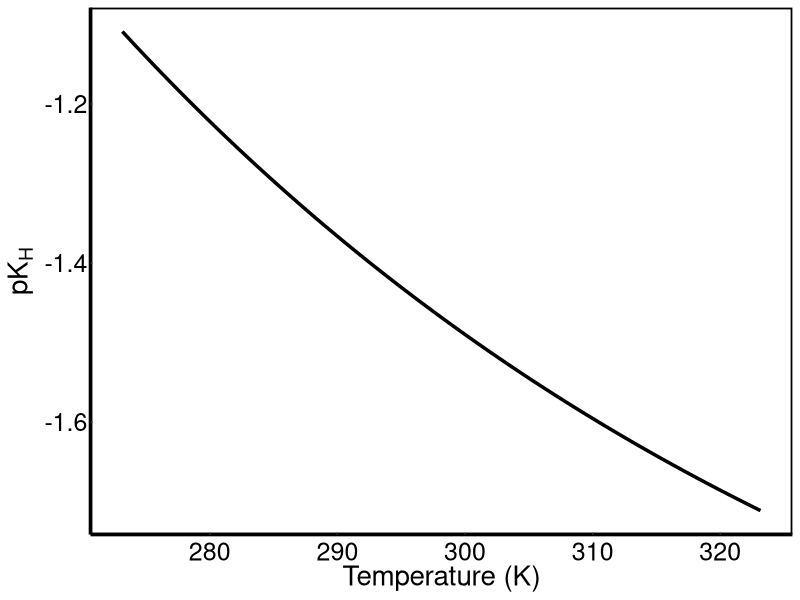
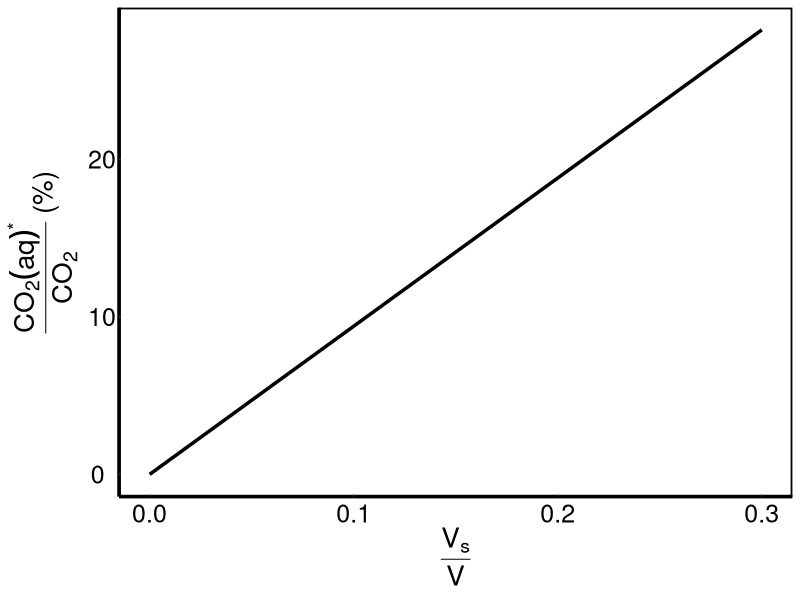
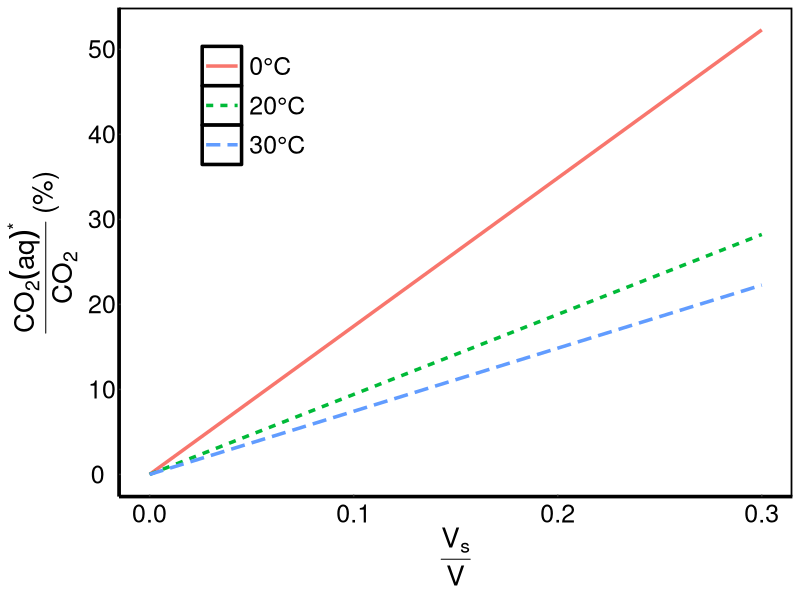
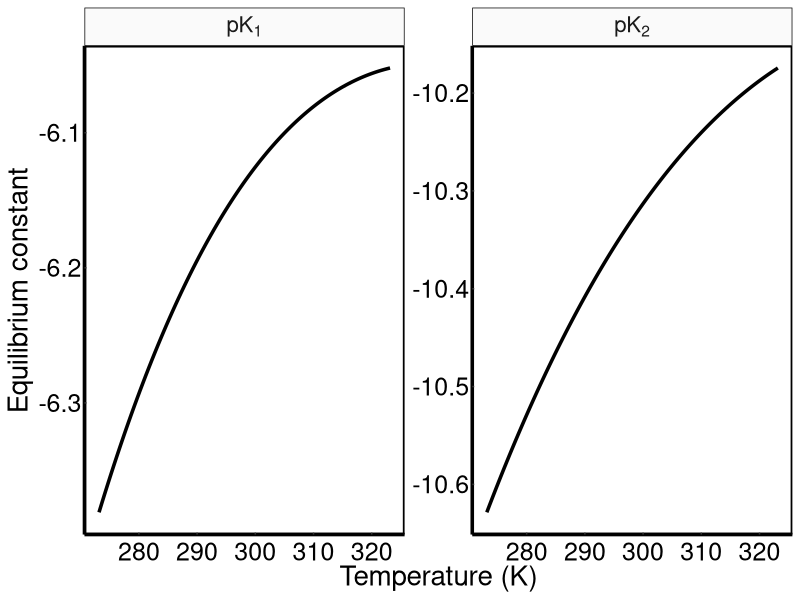
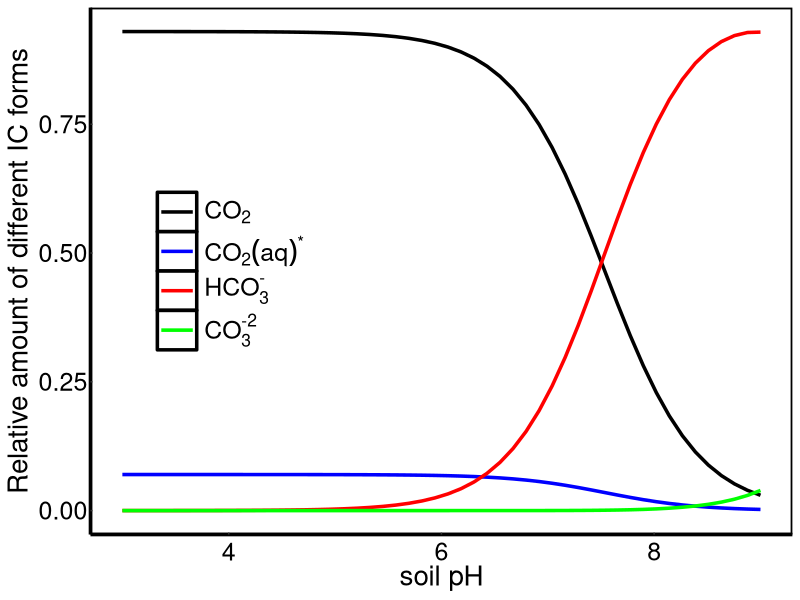
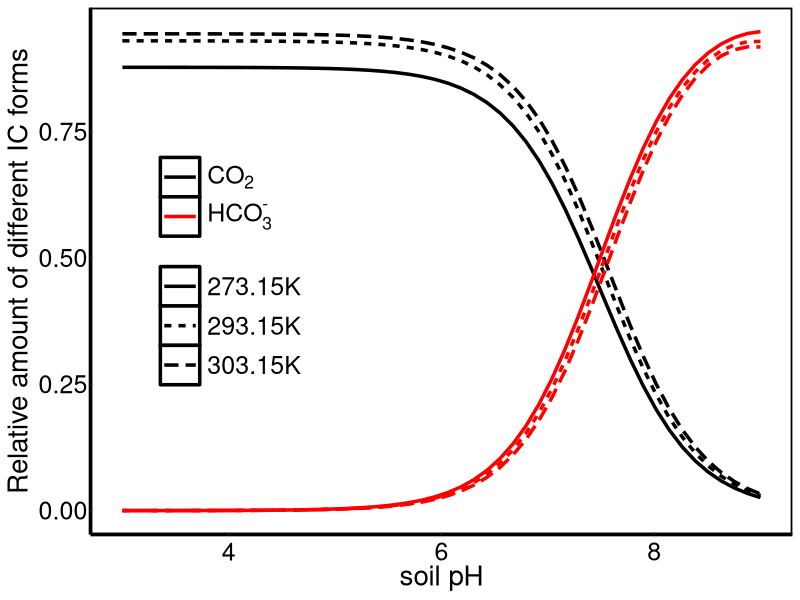
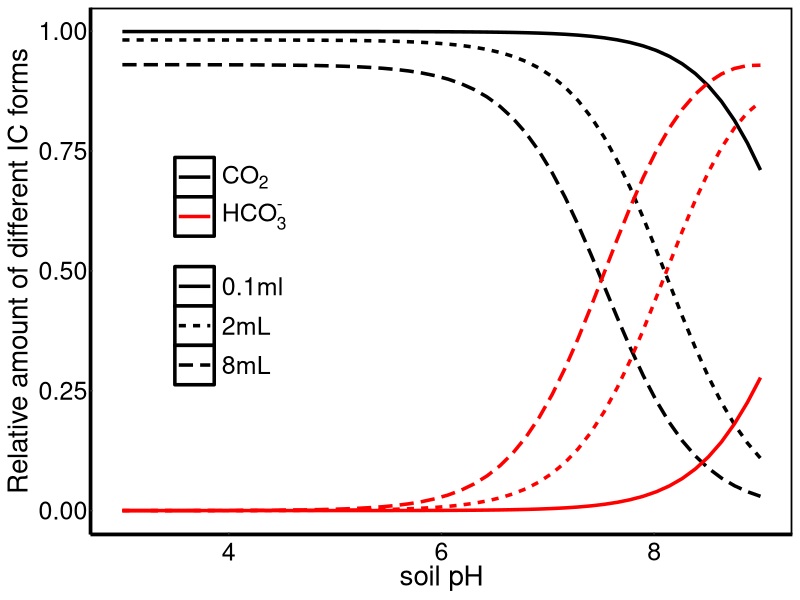
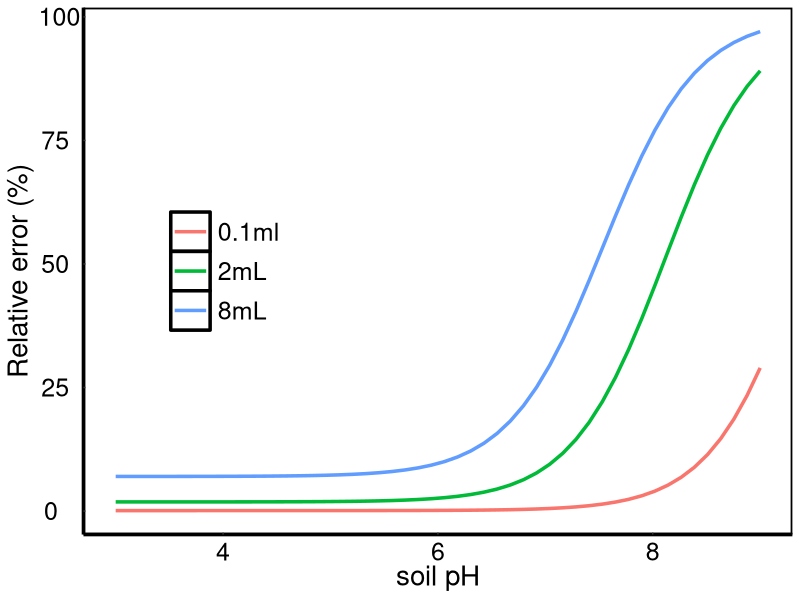

Write the R code that produced these figures, in order.
## ---- chunk 1
#| include: false
#| warning: false
#| echo: false

library(ggplot2)
theme_min<-theme(axis.text.x=element_text(vjust=0.2, size=18, colour="black"),
                 axis.text.y=element_text(hjust=0.2, size=18, colour="black"),
                 axis.title=element_text(size=20, colour="black"),
                 axis.line = element_line(linewidth = 1.2, color = "black"),
                 strip.text=element_text(size=16, face="bold"),
                 axis.ticks.x.top = element_line(color = "black"),
                 axis.ticks.y.right = element_line(color = "black"),
                 axis.ticks.length=unit(-0.05, "cm"),
                 panel.background=element_blank(),
                 panel.border = element_rect(linewidth = 1.2, fill = NA),
                 panel.grid=element_blank(),
                 legend.text=element_text(size=18, colour="black"),
                 legend.title=element_text(size=18, colour="black"),
                 legend.key.size=unit(1, "cm"),
                 strip.background=element_rect(fill="grey98", colour="black"),
                 legend.key=element_rect(fill="white", linewidth=1.2),
                 plot.title=element_text(size=28, face="bold", hjust=-0.05))

## ---- chunk 2
#| echo: true
#| warning: false
#| code-fold: true

#universal gas constant in L * atm *mol ⁻1  K⁻1
R <- 0.082

#Headspace CO2 concentration in ppm as provided by GC (beta)
beta <- 450

#Headspace volume (V) in mL
V <- 100

#Atmospheric pressure (p) in atm
p <- 1

#Temperature (T) in K
Temp <- 293.15

#Result is headspace CO2 concentration in mmol
round(beta * 10^-6* p * V / R / Temp, 4) #mmol 

## ---- chunk 3
#| echo: true
#| warning: false
#| code-fold: true

#universal gas constant in L * atm *mol ⁻1  K⁻1
R <- 0.082

#Headspace CO2 concentration in ppm as provided by GC (beta)
beta <- 10^4 - 450

#Headspace volume (V) in mL
V <- 100

#Atmospheric pressure (p) in atm
p <- 1

#Temperature (T) in K
Temp <- 293.15

#Result is headspace CO2 concentration in mmol
round(beta * 10^-6* p * V / R / Temp, 4) #mmol 

## ---- chunk 4
#| echo: true
#| warning: false
#| code-fold: true


#Temperature at which the container was closed in K (T1)
T1 <-  293.15
#Incubation temperature in K (T2)
T2 <-  303.15
#Atmospheric pressure (p) in atm
p <- 1
#Result is a pressure change in headspace of closed container in atm

round(p*( T2/T1-1), 3)
## ---- chunk 5
#| echo: true
#| warning: false
#| code-fold: true

#Temperature at which the container was closed in K (T1)
T1 = 293.15
#Incubation temperature in K (T2)
T2 = 303.15
#Result is a relative error of the result in %

round((T1/T2-1) *100 , 1)

## ---- chunk 6
#| echo: true
#| warning: false
#| code-fold: true
#| label: fig-pK0againstT
#| fig-height: 5
#| fig-width: 6
#| fig-cap: "Relationship between the temperature and Henry's law constant $pK_H$ for $CO_2$." 



#Define range of temperatures between 0 and 50°C = 273.15 - 323.15 K
TpK0 = seq(273.15, 323.15, length.out = 100)

#Calculate pK0 according to equation above
pK0 = 108.386 + 0.01985076*TpK0-6919.53/TpK0-40.45154*log10(TpK0)+669365/TpK0^2

#Plot the relationship
ggplot(data = data.frame(TpK0, pK0), aes(TpK0, pK0)) + geom_line(lwd = 1.2) +
 xlab('Temperature (K)') + ylab(expression(paste(pK[H]))) + 
 theme_min


## ---- chunk 7
#| echo: true
#| warning: false
#| code-fold: true


#Volume of soil water (Vs) in mL
Vs = 8
#Temperature (T) in K
Temp = 293.15
#Atmospheric pressure (p) in atm
p = 1
#Headspace CO2 concentration in ppm as provided by GC (beta)
beta = 450
# #pK0 at temperature T
# pK0 = 108.386 + 0.01985076*Temp-6919.53/Temp-40.45154*log10(Temp)+669365/Temp^2;
# #Amount of H2CO3 in mmols
# H2CO3 = 10^(pK0)*beta*10^-6*p*Vs
# print(pK0)
# print(H2CO3)
# #Calculated amount of H2CO3 divided by the amount of CO2 in the headspace in %
# H2CO3/CO2*100

# pK_H
round(
  108.386+0.01985076*Temp-6919.53 / Temp-40.45154*log10(Temp)+669365 / Temp^2,
      2)

# CO_2aq* in mmol
round(
  10^(108.386+0.01985076 * Temp-6919.53 / Temp-40.45154 * log10(Temp)+669365 / Temp^2) * beta*10^-6*p*Vs, 
  6)

# CO_2aq* / CO_2 in %
round(
  (10^(108.386 + 0.01985076*Temp-6919.53/Temp-40.45154*log10(Temp)+669365/Temp^2)* beta*10^-6*p*Vs)/ (beta*10^-6*p*100/0.082/Temp)*100,
  1)

## ---- chunk 8
#| echo: true
#| warning: false
#| code-fold: true

#Temperature (T) in K
Temp = 273.15

# pK_H
round(
  108.386+0.01985076*Temp-6919.53 / Temp-40.45154*log10(Temp)+669365 / Temp^2,
      2)

# CO_2aq* in mmol
round(
  10^(108.386+0.01985076 * Temp-6919.53 / Temp-40.45154 * log10(Temp)+669365 / Temp^2) * beta*10^-6*p*Vs, 
  6)

# CO_2aq* / CO_2 in %
round(
  (10^(108.386 + 0.01985076*Temp-6919.53/Temp-40.45154*log10(Temp)+669365/Temp^2)* beta*10^-6*p*Vs)/ (beta*10^-6*p*100/0.082/Temp)*100,
  1)
## ---- chunk 9
#| echo: true
#| warning: false
#| code-fold: true
#| label: fig-waterContent
#| fig-height: 5
#| fig-width: 6
#| fig-cap: "Relationship between the relative amount of $CO_2(aq)^{*}$ per $CO_2(gas)$ and relative volume of soil water $V_s$ in respect to headspace volume $V$ in a closed cotainer" 

#Let the nondimensional ratio between Vs (soil water volume in mL) and V %(headspace volume in mL) vary between 0 and 0.3
VsToV = seq(0,0.3, length.out = 50)
# pK0 at 20°C 
pK0 = 108.386 + 0.01985076*293.15-6919.53/293.15-40.45154*log10(293.15)+669365/293.15^2
#The relative proportion between H2CO3 and CO2 at 20°C in % is then
H2CO3_CO2 = 10^(pK0)*0.082*293.15*VsToV*100
#Plot the relationship
ggplot(data = data.frame(VsToV, H2CO3_CO2),aes(VsToV, H2CO3_CO2)) +
  geom_line(lwd = 1.2) +
  xlab(expression(paste(frac(V[s], V)))) +
  ylab(expression(paste(frac(CO[2](aq)^{'*'}, CO[2]), " (%)"))) + 
  theme_min

## ---- chunk 10
#| echo: true
#| warning: false
#| code-fold: true
#| label: fig-temperature
#| fig-height: 5
#| fig-width: 6
#| fig-cap: "Relationship between the relative amount of $CO_2(aq)^{*}$ $CO_2(gas)$ and relative volume of soil water $V_s$ in respect to headspace volume $V$ in a closed cotainer incubated at three different temperatures 0, 20 and 30°C" 

#We have three different temperatures - 0, 20 and 30°C
Temps <- matrix(c(273.15, 293.15, 303.15), nrow = 1);
#Therefore, we need three different values of pK0
pK0s = 108.386 + 0.01985076*Temps-6919.53/Temps-40.45154*log10(Temps)+669365/Temps^2;
#Let the nondimensional ratio between Vs (soil water volume in mL) and V %(headspace volume in mL) vary between 0 and 0.3
VsToV = seq(0,0.3, length.out = 50);
#The relative proportion between H2CO3 and CO2 at three different temperatures in % is
H2CO3_CO2s = VsToV%*%(10^(pK0s)*Temps)*0.082*100;
fig3Data <- data.frame(H2CO3_CO2 = as.numeric(H2CO3_CO2s), VsToV = rep(VsToV, times = 3), Legend = rep(c('0°C', '20°C', '30°C'), each = length(VsToV)))
ggplot(fig3Data, aes(VsToV, H2CO3_CO2)) + 
  geom_line(lwd = 1.2, aes(color = Legend, linetype = Legend)) + 
  theme_min +
  xlab(expression(paste(frac(V[s], V)))) +
  ylab(expression(paste(frac(CO[2](aq)^{'*'}, CO[2]), " (%)"))) +
  theme(legend.title = element_blank(), legend.position = c(0.2, 0.8))
## ---- chunk 11
#| echo: true
#| warning: false
#| code-fold: true

#Headspace volume (V) in mL
V = 100
#Volume of soil water (Vs) in mL
Vs = 8
#Incubation temperatures in K
Temp1 = 293.15
Temp2 = 303.15

round(
  2*(Temp2/Temp1)*( V/0.082/ Temp2 + 10^(108.386 + 0.01985076* Temp2-6919.53/ Temp2-40.45154*log10( Temp2)+669365/ Temp2^2)* Vs)/
               ( V/0.082/ Temp1 + 10^(108.386 + 0.01985076* Temp1-6919.53/ Temp1-40.45154*log10( Temp1)+669365/ Temp1^2)* Vs), 2)

## ---- chunk 12
#| echo: true
#| warning: false
#| code-fold: true
#| label: fig-temperature_pKs
#| fig-height: 5
#| fig-width: 10
#| fig-cap: "Relationship between the temperature and equilibrium constants $pK_1$ and $pK_2$" 

#Define range of temperatures between 0 and 50°C = 273.15 - 323.15 K
TpK0 = seq(273.15, 323.15, length.out = 100);
#Calculate pK0 according to eq. 32
pK1 = -356.3094 - 0.0601964*TpK0 + 21834.37/TpK0 + 126.8339*log10(TpK0) - 1684915/TpK0^2;
pK2 = -107.8871 - 0.03252849*TpK0 + 5151.79/TpK0 + 38.92561*log10(TpK0) - 563713.9/TpK0^2;
pK_labeller <- as_labeller(c(a="pK[1]", b="pK[2]"), default = label_parsed)
#Plot the relationship
ggplot(data = data.frame(Temperature = c(TpK0, TpK0), pK = c(pK1, pK2), Legend = rep(c("a", "b"), each = length(TpK0))), 
       aes(Temperature, pK)) + geom_line(lwd = 1.2) +
 xlab('Temperature (K)') + ylab('Equilibrium constant') + facet_wrap(~Legend, scales = 'free_y', labeller = pK_labeller) + 
 theme_min

## ---- chunk 13
#| echo: true
#| warning: false
#| code-fold: true
#| label: fig-relAmountICs
#| fig-height: 6
#| fig-width: 10
#| fig-cap: "Distribution of relative amounts of $CO_2(gas)$, $CO_2(aq)^{*}$, $HCO_3^{-}$ and $CO_3^{-2}$ along the gradient of soil pH, for $V = 100mL$, $V_s = 8 mL$ at $T = 293.15K$" 

#Headspace volume (V) in mL
V = 100
#Volume of soil water (Vs) in mL
Vs = 8
#Incubation temperature in K
Temp = 293.15
#Gradient of soil pH
pH = seq(3, 9, length.out = 50)


  
  #Constants pK0, pK1 and pK2 calculated using eqs. 18, 31 and 32
  pK0 = 108.386 + 0.01985076* Temp-6919.53/ Temp-40.45154*log10( Temp)+669365/ Temp^2;
  pK1 = -356.3094 - 0.06091964* Temp + 21834.37/ Temp + 126.8339*log10( Temp) - 1684915/ Temp^2;
  pK2 = -107.8871 - 0.03252849* Temp + 5151.79/ Temp + 38.92561*log10( Temp) - 563713.9/ Temp^2;
  #CO2/IC in eq. 34 divided by eq. 38
  CO2 =  V/0.082/ Temp/( V/0.082/ Temp+ Vs*(10^pK0 + 10^(pK0 + pK1 + pH) + 10^(pK0 + pK1 + pK2 + 2*pH)));
  #H2CO3/IC in eq. 35 divided by eq. 38
  H2CO3 = 10^pK0* Vs/( V/0.082/ Temp+ Vs*(10^pK0 + 10^(pK0 + pK1 + pH) + 10^(pK0 + pK1 + pK2 + 2*pH)));
  #HCO3-/IC in eq. 36 divided by eq. 38
  HCO3 = 10^(pK0 + pK1 + pH)* Vs/( V/0.082/ Temp+ Vs*(10^pK0 + 10^(pK0 + pK1 + pH) + 10^(pK0 + pK1 + pK2 + 2*pH)));
  #CO3-2/IC in eq. 37 divided by eq. 38
  CO3 = 10^(pK0 + pK1 + pK2 + 2*pH)* Vs/( V/0.082/ Temp+ Vs*(10^pK0 + 10^(pK0 + pK1 + pH) + 10^(pK0 + pK1 + pK2 + 2*pH)));
  
  fig5Data <- data.frame(IC = c(CO2, H2CO3, HCO3, CO3), pH = rep(pH, 4), Legend = rep(c('a', 'b', 'c', 'd'), each = length(pH)))
  #IC_labeller <- as_labeller(c(a="CO_2", b="CO_2(aq)^{*}", c = "HCO_3^-", d = "CO_3^{-2}"), default = label_parsed)
  
  ggplot(data = fig5Data, aes(pH, IC)) + geom_line(lwd = 1.2, aes(color = Legend)) + scale_color_manual(values = c('black', 'blue', 'red', 'green'),
    labels = c(
    a = expression(paste(CO[2])),
    b = expression(paste(CO[2](aq)^{'*'})),
    c = expression(paste(HCO[3]^{"-"})),
    d = expression(paste(CO[3]^{"-2"}))
  )) +
    xlab('soil pH') + ylab('Relative amount of different IC forms') +
    theme_min + theme(legend.title = element_blank(), legend.position = c(0.2, 0.5))


## ---- chunk 14
#| echo: true
#| warning: false
#| code-fold: true
#| label: fig-relAmountICsTemp
#| fig-height: 6
#| fig-width: 10
#| fig-cap: "Distribution of relative amounts of gaseous $CO_2$ and $HCO_3^{-}$ along the gradient of soil pH at three different temperatures 0, 20 and 30°C" 


#Headspace volume (V) in mL
V12 = 100
#Volume of soil water (Vs) in mL
Vs12 = 8
#Incubation temperatures in K
Temp112 = 273.15
Temp212 = 303.15
#Gradient of soil pH
pH12 = seq(3, 9, length.out = 50)


  
  #Constants pK0, pK1 and pK2 calculated using eqs. 18, 31 and 32
  pK012 = 108.386 + 0.01985076*293.15-6919.53/293.15-40.45154*log10(293.15)+669365/293.15^2;
  pK112 = -356.3094 - 0.06091964*293.15 + 21834.37/293.15 + 126.8339*log10(293.15) - 1684915/293.15^2;
  pK212 = -107.8871 - 0.03252849*293.15 + 5151.79/293.15 + 38.92561*log10(293.15) - 563713.9/293.15^2;
  pK0_012 = 108.386 + 0.01985076* Temp112-6919.53/ Temp112-40.45154*log10( Temp112)+669365/ Temp112^2;
  pK1_012 = -356.3094 - 0.06091964* Temp112 + 21834.37/ Temp112 + 126.8339*log10( Temp112) - 1684915/ Temp112^2;
  pK2_012 = -107.8871 - 0.03252849* Temp112 + 5151.79/ Temp112 + 38.92561*log10( Temp112) - 563713.9/ Temp112^2;
  pK0_3012 = 108.386 + 0.01985076* Temp212-6919.53/ Temp212-40.45154*log10( Temp212)+669365/ Temp212^2;
  pK1_3012 = -356.3094 - 0.06091964* Temp212 + 21834.37/ Temp212 + 126.8339*log10( Temp212) - 1684915/ Temp212^2;
  pK2_3012 = -107.8871 - 0.03252849* Temp212 + 5151.79/ Temp212 + 38.92561*log10( Temp212) - 563713.9/ Temp212^2;
  
  #CO2/IC in eq. 34 divided by eq. 38
  CO212 =  V12/0.082/293.15/( V12/0.082/293.15+ Vs12*(10^pK012 + 10^(pK012 + pK112 + pH12) + 10^(pK012 + pK112 + pK212 + 2*pH12)));
  CO2_012 =  V12/0.082/ Temp112/( V12/0.082/ Temp112+ Vs12*(10^pK0_012 + 10^(pK0_012 + pK1_012 + pH12) + 10^(pK0_012 + pK1_012 + pK2_012 + 2*pH12)));
  CO2_3012 =  V12/0.082/ Temp212/( V12/0.082/ Temp212+ Vs12*(10^pK0_3012 + 10^(pK0_3012 + pK1_3012 + pH12) + 10^(pK0_3012 + pK1_3012 + pK2_3012 + 2*pH12)));
  #HCO3-/IC in eq. 36 divided by eq. 38
  HCO312 = 10^(pK012 + pK112 + pH12)* Vs12/( V12/0.082/293.15+ Vs12*(10^pK012 + 10^(pK012 + pK112 + pH12) + 10^(pK012 + pK112 + pK212 + 2*pH12)));
  HCO3_012 = 10^(pK0_012 + pK1_012 + pH12)* Vs12/( V12/0.082/ Temp112+ Vs12*(10^pK0_012 + 10^(pK0_012 + pK1_012 + pH12) + 10^(pK0_012 + pK1_012 + pK2_012 + 2*pH12)));
  HCO3_3012 = 10^(pK0_3012 + pK1_3012 + pH12)* Vs12/( V12/0.082/ Temp212+ Vs12*(10^pK0_3012 + 10^(pK0_3012 + pK1_3012 + pH12) + 10^(pK0_3012 + pK1_3012 + pK2_3012 + 2*pH12)));
  
  fig6Data <- data.frame(IC = c(CO212, CO2_012, CO2_3012, HCO312, HCO3_012, HCO3_3012), pH = rep(pH12, 6), 
                         ICform = rep(c('a', 'a', 'a', 'b', 'b', 'b'), each = length(pH12)),
                         Temperature = rep(c('293.15K', '273.15K', '303.15K', '293.15K', '273.15K', '303.15K'), each = length(pH12)))
  #IC_labeller <- as_labeller(c(a="CO_2", b="CO_2(aq)^{*}", c = "HCO_3^-", d = "CO_3^{-2}"), default = label_parsed)
  
  ggplot(data = fig6Data, aes(pH, IC)) + geom_line(lwd = 1.2, aes(color = ICform, linetype = Temperature)) + 
    scale_color_manual(values = c('black', 'red'),
    labels = c(
    a = expression(paste(CO[2])),
    b = expression(paste(HCO[3]^{"-"}))
  )) +
    xlab('soil pH') + ylab('Relative amount of different IC forms') +
    theme_min + theme(legend.title = element_blank(), legend.position = c(0.2, 0.5))

## ---- chunk 15
#| echo: true
#| warning: false
#| code-fold: true
#| label: fig-relAmountICsWater
#| fig-height: 6
#| fig-width: 10
#| fig-cap: "Distribution of relative amounts of $CO_2(gas)$ and $HCO_3^{-}$ along a gradient of soil pH at three different volumes of soil water 0.1, 2 and 8mL" 


#Headspace volume (V) in mL
V = 100
#Incubation temperatures in K
Temp = 293.15
#Volume of soil water (Vs) in mL
Vs1 = 2
Vs2 = 0.1

#Gradient of soil pH
pH = seq(3, 9, length.out = 50)


  
  #Constants pK0, pK1 and pK2 calculated using eqs. 18, 31 and 32
  pK0 = 108.386 + 0.01985076* Temp-6919.53/ Temp-40.45154*log10( Temp)+669365/ Temp^2;
  pK1 = -356.3094 - 0.06091964* Temp + 21834.37/ Temp + 126.8339*log10( Temp) - 1684915/ Temp^2;
  pK2 = -107.8871 - 0.03252849* Temp + 5151.79/ Temp + 38.92561*log10( Temp) - 563713.9/ Temp^2;
  
  #CO2/IC in eq. 34 divided by eq. 38
  CO2 =  V/0.082/ Temp/( V/0.082/ Temp+8*(10^pK0 + 10^(pK0 + pK1 + pH) + 10^(pK0 + pK1 + pK2 + 2*pH)));
  CO2_Vs1 =  V/0.082/ Temp/( V/0.082/ Temp+ Vs1*(10^pK0 + 10^(pK0 + pK1 + pH) + 10^(pK0 + pK1 + pK2 + 2*pH)));
  CO2_Vs2 =  V/0.082/ Temp/( V/0.082/ Temp+ Vs2*(10^pK0 + 10^(pK0 + pK1 + pH) + 10^(pK0 + pK1 + pK2 + 2*pH)));
  #HCO3-/IC in eq. 36 divided by eq. 38
  HCO3 = 10^(pK0 + pK1 + pH)*8/( V/0.082/ Temp+8*(10^pK0 + 10^(pK0 + pK1 + pH) + 10^(pK0 + pK1 + pK2 + 2*pH)));
  HCO3_Vs1 = 10^(pK0 + pK1 + pH)* Vs1/( V/0.082/ Temp+ Vs1*(10^pK0 + 10^(pK0 + pK1 + pH) + 10^(pK0 + pK1 + pK2 + 2*pH)));
  HCO3_Vs2 = 10^(pK0 + pK1 + pH)* Vs2/( V/0.082/ Temp+ Vs2*(10^pK0 + 10^(pK0 + pK1 + pH) + 10^(pK0 + pK1 + pK2 + 2*pH)));
  
  fig7Data <- data.frame(IC = c(CO2, CO2_Vs1, CO2_Vs2, HCO3, HCO3_Vs1, HCO3_Vs2), pH = rep(pH, 6), 
                         ICform = rep(c('a', 'a', 'a', 'b', 'b', 'b'), each = length(pH)),
                         SoilWater = rep(c('8mL', '2mL', '0.1ml', '8mL', '2mL', '0.1ml'), each = length(pH)))
  #IC_labeller <- as_labeller(c(a="CO_2", b="CO_2(aq)^{*}", c = "HCO_3^-", d = "CO_3^{-2}"), default = label_parsed)
  
  ggplot(data = fig7Data, aes(pH, IC)) + geom_line(lwd = 1.2, aes(color = ICform, linetype = SoilWater)) + 
    scale_color_manual(values = c('black', 'red'),
    labels = c(
    a = expression(paste(CO[2])),
    b = expression(paste(HCO[3]^{"-"}))
  )) +
    xlab('soil pH') + ylab('Relative amount of different IC forms') +
    theme_min + theme(legend.title = element_blank(), legend.position = c(0.2, 0.5))



## ---- chunk 16
#| echo: true
#| warning: false
#| code-fold: true
#| label: fig-relErrpHWater
#| fig-height: 6
#| fig-width: 10
#| fig-cap: "Effect of soil pH and moisture on the relative error of IC estimation when $CO_2(gas)$ is considered as a sole form of IC in the closed container" 


#Headspace volume (V) in mL
V = 100
#Incubation temperatures in K
Temp = 293.15
#Volume of soil water (Vs) in mL
Vs1 = 2
Vs2 = 0.1

#Gradient of soil pH
pH = seq(3, 9, length.out = 50)


  
  #Constants pK0, pK1 and pK2 calculated using eqs. 18, 31 and 32
  pK0 = 108.386 + 0.01985076*Temp-6919.53/Temp-40.45154*log10(Temp)+669365/Temp^2;
  pK1 = -356.3094 - 0.06091964*Temp + 21834.37/Temp + 126.8339*log10(Temp) - 1684915/Temp^2;
  pK2 = -107.8871 - 0.03252849*Temp + 5151.79/Temp + 38.92561*log10(Temp) - 563713.9/Temp^2;
  
  #CO2/IC in eq. 34 divided by eq. 38
  CO2 = V/0.082/Temp/(V/0.082/Temp+8*(10^pK0 + 10^(pK0 + pK1 + pH) + 10^(pK0 + pK1 + pK2 + 2*pH)));
  CO2_Vs1 = V/0.082/Temp/(V/0.082/Temp+Vs1*(10^pK0 + 10^(pK0 + pK1 + pH) + 10^(pK0 + pK1 + pK2 + 2*pH)));
  CO2_Vs2 = V/0.082/Temp/(V/0.082/Temp+Vs2*(10^pK0 + 10^(pK0 + pK1 + pH) + 10^(pK0 + pK1 + pK2 + 2*pH)));
  #Calculating errors when CO2 is considered as a sole form of IC in closed conatiner
  errCO2 = (1-CO2)*100;
  errCO2_Vs1 = (1-CO2_Vs1)*100;
  errCO2_Vs2 = (1-CO2_Vs2)*100;
  
  fig8Data <- data.frame(Error = c(errCO2, errCO2_Vs1, errCO2_Vs2), pH = rep(pH, 3), 
                         SoilWater = rep(c('8mL', '2mL', '0.1ml'), each = length(pH)))
  
  ggplot(data = fig8Data, aes(pH, Error)) + geom_line(lwd = 1.2, aes(color = SoilWater)) + 
    xlab('soil pH') + ylab('Relative error (%)') +
    theme_min + theme(legend.title = element_blank(), legend.position = c(0.2, 0.5))


## ---- chunk 17
#| echo: true
#| warning: false
#| code-fold: true
#| label: fig-case3
#| fig-height: 6
#| fig-width: 10
#| fig-cap: "The effect of soil pH on $Q_{10}$ estimates calculated using @eq-39." 


#Headspace volume (V) in mL
V = 100
#Volume of soil water (Vs) in mL
Vs = 8
#Incubation temperatures in K
Temp1 = 293.15
Temp2 = 303.15
#Gradient of soil pH
pH = seq(3, 9, length.out = 50)


  
  #Constants pK0, pK1 and pK2 calculated using eqs. 18, 31 and 32
  pK0_20 = 108.386 + 0.01985076*Temp1-6919.53/Temp1-40.45154*log10(Temp1)+669365/Temp1^2;
  pK1_20 = -356.3094 - 0.06091964*Temp1 + 21834.37/Temp1 + 126.8339*log10(Temp1) - 1684915/Temp1^2;
  pK2_20 = -107.8871 - 0.03252849*Temp1 + 5151.79/Temp1 + 38.92561*log10(Temp1) - 563713.9/Temp1^2;
  pK0_30 = 108.386 + 0.01985076*Temp2-6919.53/Temp2-40.45154*log10(Temp2)+669365/Temp2^2;
  pK1_30 = -356.3094 - 0.06091964*Temp2 + 21834.37/Temp2 + 126.8339*log10(Temp2) - 1684915/Temp2^2;
  pK2_30 = -107.8871 - 0.03252849*Temp2 + 5151.79/Temp2 + 38.92561*log10(Temp2) - 563713.9/Temp2^2;
  
  q10 = 2 * (Temp2/Temp1) * (V/0.082/Temp2 + Vs*(10^pK0_30 + 10^(pK0_30 + pK1_30 + pH) + 10^(pK0_30 + pK1_30 + pK2_30 + 2*pH)))/(V/0.082/Temp1 + Vs*(10^pK0_20 + 10^(pK0_20 + pK1_20 + pH) + 10^(pK0_20 + pK1_20 + pK2_20 + 2*pH)))
  
  ggplot(data = data.frame(pH, q10), aes(pH, q10)) + geom_line(lwd = 1.2) + 
    xlab('soil pH') + ylab(expression(paste(Q[10]))) +
    theme_min

## ---- chunk 18
#| echo: true
#| warning: false
#| code-fold: true
#| label: fig-case31
#| fig-height: 6
#| fig-width: 10
#| fig-cap: "Effect of soil pH on $Q_{10}$ estimates calculated for two different temperature ranges, 0 - 10°C and 20 - 30°C; using @eq-39." 

#Headspace volume (V) in mL
V = 100
#Volume of soil water (Vs) in mL
Vs = 8
#Incubation temperatures in K
Temp1 = 293.15
Temp2 = 303.15
Temp3 = 273.15
Temp4 = 283.15
#Gradient of soil pH
pH = seq(3, 9, length.out = 50)


  #Constants pK0, pK1 and pK2 calculated using eqs. 18, 31 and 32
  pK0_0 = 108.386 + 0.01985076*Temp3-6919.53/Temp3-40.45154*log10(Temp3)+669365/Temp3^2;
  pK1_0 = -356.3094 - 0.06091964*Temp3 + 21834.37/Temp3 + 126.8339*log10(Temp3) - 1684915/Temp3^2;
  pK2_0 = -107.8871 - 0.03252849*Temp3 + 5151.79/Temp3 + 38.92561*log10(Temp3) - 563713.9/Temp3^2;
  pK0_10 = 108.386 + 0.01985076*Temp4-6919.53/Temp4-40.45154*log10(Temp4)+669365/Temp4^2;
  pK1_10 = -356.3094 - 0.06091964*Temp4 + 21834.37/Temp4 + 126.8339*log10(Temp4) - 1684915/Temp4^2;
  pK2_10 = -107.8871 - 0.03252849*Temp4 + 5151.79/Temp4 + 38.92561*log10(Temp4) - 563713.9/Temp4^2;
  pK0_20 = 108.386 + 0.01985076*Temp1-6919.53/Temp1-40.45154*log10(Temp1)+669365/Temp1^2;
  pK1_20 = -356.3094 - 0.06091964*Temp1 + 21834.37/Temp1 + 126.8339*log10(Temp1) - 1684915/Temp1^2;
  pK2_20 = -107.8871 - 0.03252849*Temp1 + 5151.79/Temp1 + 38.92561*log10(Temp1) - 563713.9/Temp1^2;
  pK0_30 = 108.386 + 0.01985076*Temp2-6919.53/Temp2-40.45154*log10(Temp2)+669365/Temp2^2;
  pK1_30 = -356.3094 - 0.06091964*Temp2 + 21834.37/Temp2 + 126.8339*log10(Temp2) - 1684915/Temp2^2;
  pK2_30 = -107.8871 - 0.03252849*Temp2 + 5151.79/Temp2 + 38.92561*log10(Temp2) - 563713.9/Temp2^2;
  
  q10_first = 2 * (Temp2/Temp1) * (V/0.082/Temp2 + Vs*(10^pK0_30 + 10^(pK0_30 + pK1_30 + pH) + 10^(pK0_30 + pK1_30 + pK2_30 + 2*pH)))/(V/0.082/Temp1 + Vs*(10^pK0_20 + 10^(pK0_20 + pK1_20 + pH) + 10^(pK0_20 + pK1_20 + pK2_20 + 2*pH)))
  q10_scnd = 2 * (Temp4/Temp3) * (V/0.082/Temp4 + Vs*(10^pK0_10 + 10^(pK0_10 + pK1_10 + pH) + 10^(pK0_10 + pK1_10 + pK2_10 + 2*pH)))/(V/0.082/Temp3 + Vs*(10^pK0_0 + 10^(pK0_0 + pK1_0 + pH) + 10^(pK0_0 + pK1_0 + pK2_0 + 2*pH)))
  
  ggplot(data = data.frame(pH = rep(pH, 2), q10 = c(q10_first, q10_scnd), Legend = rep(c('20 - 30°C', '0 - 10°C'), each = length(pH))), aes(pH, q10)) + geom_line(lwd = 1.2, aes(color = Legend)) + 
    xlab('soil pH') + ylab(expression(paste(Q[10]))) +
    theme_min + theme(legend.title = element_blank(), legend.position = c(0.2, 0.2))

## ---- chunk 19
#| echo: true
#| warning: false
#| code-fold: true
#| label: fig-case4
#| fig-height: 6
#| fig-width: 10
#| fig-cap: "Effect of soil pH on relative error (in %) of MMQ and RQ estimates calculated for three different volumes of soil water (0.1, 2 and 8 mL) using @eq-42." 


#Headspace volume (V) in mL
V = 100
#Incubation temperatures in K
Temp = 293.15
#Three different soil moistures 
Vs_s = matrix(c(0.1, 2, 8), nrow = 1)
#Gradient of soil pH
pH = seq(3, 9, length.out = 50)


  
  #Constants pK0, pK1 and pK2 calculated using eqs. 18, 31 and 32
  pK0 = 108.386 + 0.01985076*Temp-6919.53/Temp-40.45154*log10(Temp)+669365/Temp^2;
  pK1 = -356.3094 - 0.06091964*Temp + 21834.37/Temp + 126.8339*log10(Temp) - 1684915/Temp^2;
  pK2 = -107.8871 - 0.03252849*Temp + 5151.79/Temp + 38.92561*log10(Temp) - 563713.9/Temp^2;
  
  #Calculating errors according to eq. 42
  errQ = (1 - V/(V + 0.082*Temp*(10^pK0 + 10^(pK0 + pK1 + pH) + 10^(pK0 + pK1 + pK2 + 2*pH))%*%Vs_s))*100
  
  fig11Data <- data.frame(Error = as.numeric(errQ), pH = rep(pH, 3), 
                         SoilWater = rep(c('0.1mL', '2mL', '8ml'), each = length(pH)))
  
  ggplot(data = fig11Data, aes(pH, Error)) + geom_line(lwd = 1.2, aes(color = SoilWater)) + 
    xlab('soil pH') + ylab('Relative error (%)') +
    theme_min + theme(legend.title = element_blank(), legend.position = c(0.2, 0.5))


## ---- chunk 20
#| echo: true
#| warning: false
#| code-fold: true
#| label: fig-case41
#| fig-height: 6
#| fig-width: 10
#| fig-cap: "Effect of soil pH on relative error (in %) of CUE estimates calculated for three different volumes of soil water (0.1, 2 and 8mL) using @eq-46." 


#Headspace volume (V) in mL
V = 100
#Incubation temperatures in K
Temp = 293.15
#Three different soil moistures 
Vs_s = matrix(c(0.1, 2, 8), nrow = 1)
#Gradient of soil pH
pH = seq(3, 9, length.out = 50)


  
  #Constants pK0, pK1 and pK2 calculated using eqs. 18, 31 and 32
  pK0 = 108.386 + 0.01985076*Temp-6919.53/Temp-40.45154*log10(Temp)+669365/Temp^2;
  pK1 = -356.3094 - 0.06091964*Temp + 21834.37/Temp + 126.8339*log10(Temp) - 1684915/Temp^2;
  pK2 = -107.8871 - 0.03252849*Temp + 5151.79/Temp + 38.92561*log10(Temp) - 563713.9/Temp^2;
  
  #Calculating errors according to eq. 46
  errCUE = (2/(1 + V/(V + 0.082*Temp*(10^pK0 + 10^(pK0 + pK1 + pH) + 10^(pK0 + pK1 + pK2 + 2*pH))%*%Vs_s)) - 1)*100
  
  fig12Data <- data.frame(Error = as.numeric(errCUE), pH = rep(pH, 3), 
                         SoilWater = rep(c('0.1mL', '2mL', '8ml'), each = length(pH)))
  
  ggplot(data = fig12Data, aes(pH, Error)) + geom_line(lwd = 1.2, aes(color = SoilWater)) + 
    xlab('soil pH') + ylab('Relative error (%)') +
    theme_min + theme(legend.title = element_blank(), legend.position = c(0.2, 0.5)) +
    ylim(0, 100)


## ---- chunk 21
#| echo: true
#| warning: false
#| code-fold: true


H = 1.6
K = 15
Ca = 40
Mg = 23.5
Na = 96
Fe = 0.3
SO4 = 130
Cl = 273

#Result is ionic strength in mol/L
round(
  1*10^-6/2*(H*1^2 + K*1^2 + Ca*2^2 + Mg*2^2 + Na*1^2 + Fe*1^2 + SO4*2^2 + Cl*1^2), 
  6)
## ---- chunk 22
#| echo: true
#| warning: false
#| code-fold: true

A = 0.5072
B = 0.3282
alphaIC = 5.4
alphaH  = 9
I = 0.00058

#Result are activity coefficients
round(10^(-A*1^2*sqrt(I)/(1 + B*alphaIC*sqrt(I))), 
      2)

round(10^(-A*2^2*sqrt(I)/(1 + B*alphaIC*sqrt(I))), 
      2)

round(10^(-A*1^2*sqrt(I)/(1 + B*alphaH*sqrt(I))), 
      2)
## ---- chunk 23
#| echo: true
#| warning: false
#| code-fold: true
#| label: fig-alva
#| fig-height: 6
#| fig-width: 10
#| fig-cap: "The effect of the ionic strength of a soil solution on the activity coefficients gamma_i of $HCO_3^{-}$, $CO_3^{-2}$ and $H^{+}$ (see @eq-51 to -@eq-53)." 



A = 0.5072
B = 0.3282
alphaIC = 5.4
alphaH = 9

I = seq(0, 0.25, length.out = 50)

 #Activity coefficients calculated using eqs. 51 - 53
  gammaHCO3 = 10^(-A*1^2*sqrt(I)/(1 + B*alphaIC*sqrt(I)))
  gammaCO3 = 10^(-A*2^2*sqrt(I)/(1 + B*alphaIC*sqrt(I)))
  gammaH = 10^(-A*1^2*sqrt(I)/(1 + B*alphaH*sqrt(I)))
  
  fig13Data <- data.frame(Acoef = c(gammaHCO3, gammaCO3, gammaH), I = rep(I, 3), 
                         Species = rep(c('a', 'b', 'c'), each = length(I)))
  
  ggplot(data = fig13Data, aes(I, Acoef)) + geom_line(lwd = 1.2, aes(color = Species)) + 
    xlab(expression(paste('Ionic strength (mol \u00D7 ' , L^{-1}, ")"))) + ylab('Activity coefficient') +
    scale_color_manual(values = c('black', 'red', 'blue'),
    labels = c(
    a = expression(paste(HCO[3]^{"-"})),
    b = expression(paste(CO[3]^{"-2"})),
    c = expression(paste(H^{"+"}))
  )) +
    theme_min + theme(legend.title = element_blank(), legend.position = c(0.08, 0.2))

## ---- chunk 24
#| echo: true
#| warning: false
#| code-fold: true
#| label: fig-fugacity
#| fig-height: 6
#| fig-width: 10
#| fig-cap: "Relationship between the temperature and fugacity coefficient of $CO_2$ (see @eq-59)." 

#Temperature range between 0 and 50°C in K
TempF = seq(273.15, 323.15, length.out = 50);
#fugacity coefficient calculated according to equation 59 (note that the value of R is different due to different units used in the study that defined fugacity coefficient)
gammaCO2 = exp(1/(82.056*TempF*(0.10476 - 61.0102/TempF - 660000/TempF^3 - 2.41*10^27/TempF^12)))

ggplot(data = data.frame(TempF, gammaCO2), aes(TempF, gammaCO2)) + geom_line(lwd = 1.2) + 
    xlab('Temperature (K)') + ylab(expression(paste(Fugacity~coefficient~of~CO[2]))) +
    theme_min

## ---- chunk 25
#| echo: true
#| warning: false
#| code-fold: true
#| label: fig-ionstrength
#| fig-height: 6
#| fig-width: 10
#| fig-cap: "The effect of soil ionic strength, pH and moisture on the relative error of IC estimation when $CO_2$ is considered as a sole form of IC in the closed container." 

#Headspace volume (V) in mL
V25 = 100
#Incubation temperature in K
Temp25 = 293.15
#Ionic strength
IS = 0.25
#Gradient of soil pH
pH25 = seq(3, 9, length.out = 50)
#Three soil moisture - 0.1, 2 and 8 mL
Vs_s25 = matrix(c(0.1, 2, 8), nrow = 1)


  
#Constants pK0, pK1 and pK2 calculated using eqs. 18, 31 and 32
  pK025 = 108.386 + 0.01985076*Temp25-6919.53/Temp25-40.45154*log10(Temp25)+669365/Temp25^2;
  pK125 = -356.3094 - 0.06091964*Temp25 + 21834.37/Temp25 + 126.8339*log10(Temp25) - 1684915/Temp25^2;
  pK225 = -107.8871 - 0.03252849*Temp25 + 5151.79/Temp25 + 38.92561*log10(Temp25) - 563713.9/Temp25^2;
  #Activity coefficients calculated using eqs. 51 - 53
  lgammaHCO3 = (-0.5072*1^2*sqrt(IS)/(1 + 0.3282*5.4*sqrt(IS)))
  lgammaCO3 = (-0.5072*2^2*sqrt(IS)/(1 + 0.3282*5.4*sqrt(IS)))
  lgammaH = (-0.5072*1^2*sqrt(IS)/(1 + 0.3282*9*sqrt(IS)))
  
  #CO2/IC in eq. 34 divided by eq. 38 - ionic strength is ignored
  CO2 = V25/0.082/Temp25/(V25/0.082/Temp25+(10^pK025 + 10^(pK025 + pK125 + pH25) + 10^(pK025 + pK125 + pK225 + 2*pH25))%*%Vs_s25);
  #CO2/IC in eq. 34 divided by eq. 62 - ionic strength is acknowledged
  CO2_I = V25/0.082/Temp25/(V25/0.082/Temp25+(10^pK025 + 10^(pK025 + pK125 + pH - lgammaH - lgammaHCO3) + 10^(pK025 + pK125 + pK225 + 2*pH25 - 2*lgammaH - lgammaCO3))%*%Vs_s25);
 
  #Calculating errors when CO2 is considered as a sole form of IC in closed container
  errCO2 = (1-CO2)*100;
  errCO2_I = (1-CO2_I)*100;
  
  fig15Data <- data.frame(Error = c(as.numeric(errCO2), as.numeric(errCO2_I)), pH = rep(pH25, 6), 
                         SoilWater = rep(c('0.1mL', '2mL', '8mL', '0.1mL', '2mL', '8mL'), each = length(pH25)),
                         Legend = rep(c("Without ionic strength", "With ionic strength"), each = length(pH25)*3))
  
  ggplot(data = fig15Data, aes(pH, Error)) + geom_line(lwd = 1.2, aes(color = SoilWater, linetype = Legend)) + 
    xlab('soil pH') + ylab('Relative error (%)') + scale_linetype_manual(values = c('dashed', 'solid')) +
    theme_min + theme(legend.title = element_blank(), legend.position = c(0.2, 0.5))
